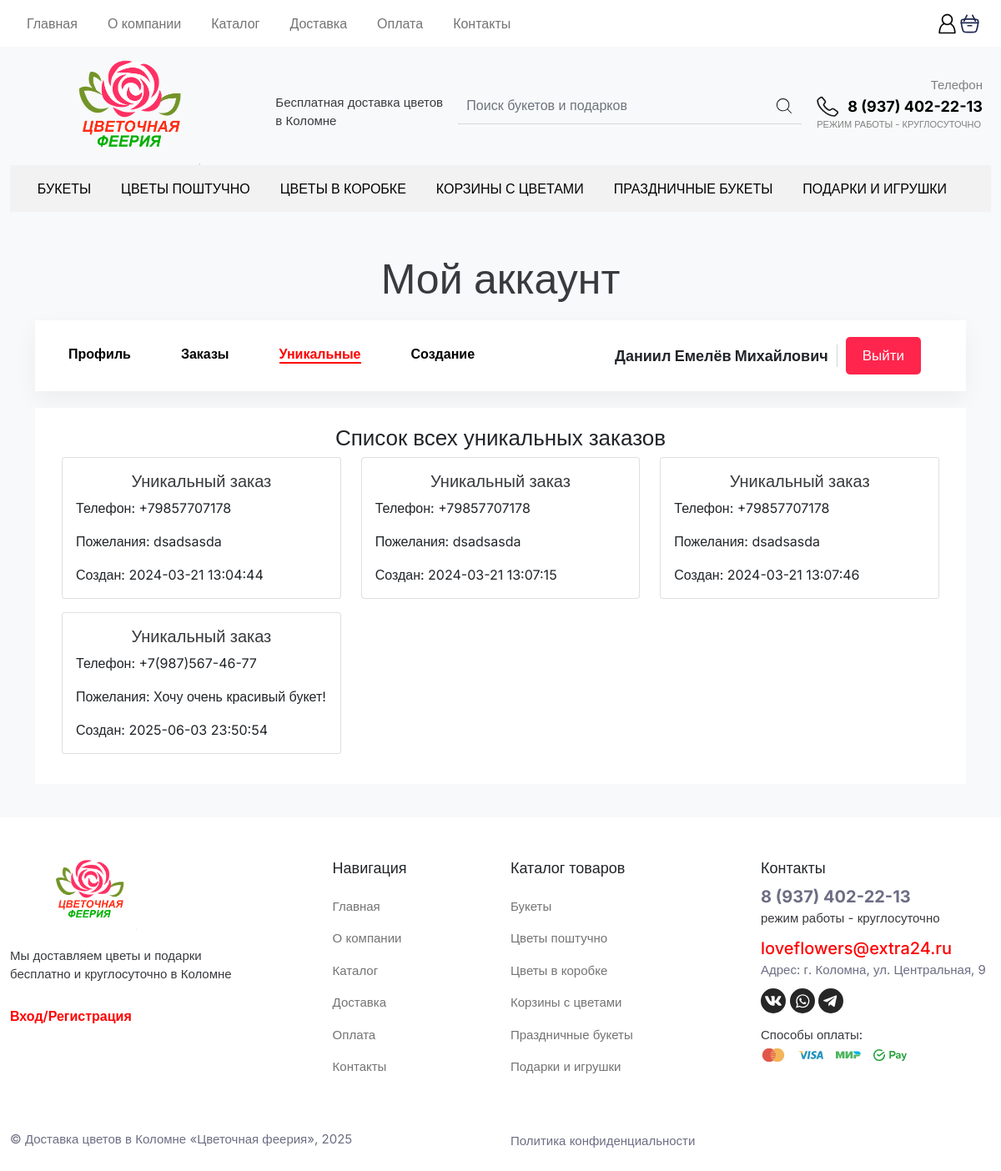
Page /unique_orders.php (signed in) on the committed database.
### tables this page shows
CREATE TABLE `Users` (
  `id` int NOT NULL,
  `Name` varchar(50) NOT NULL,
  `Surname` varchar(50) NOT NULL,
  `Lastname` varchar(50) NOT NULL,
  `email` varchar(100) NOT NULL,
  `password` varchar(100) NOT NULL,
  `role` int NOT NULL
);

CREATE TABLE `unique_orders` (
  `id` int NOT NULL,
  `phone` varchar(20) NOT NULL,
  `wishes` text NOT NULL,
  `created_at` timestamp NULL DEFAULT CURRENT_TIMESTAMP
);

### objects/user.php (called while the page is built, shortened)
<?php
class User
{
    private $conn;
    private $table_name = "Users";
    public $id;
    public function __construct($db)
    {
        $this->conn = $db;
    }
    public function readOne()
    {
        $query = "SELECT name, surname, lastname, email FROM " . $this->table_name . " WHERE id = ? LIMIT 0,1";
        $stmt = $this->conn->prepare($query);
        $stmt->bindParam(1, $this->id);
        $stmt->execute();
        $row = $stmt->fetch(PDO::FETCH_ASSOC);
        $this->name = $row['name'];
        $this->surname = $row['surname'];
        $this->lastname = $row['lastname'];
    }
}
?>

### objects/unique_order.php (called while the page is built, shortened)
<?php
class UniqueOrder
{
    private $conn;
    private $table_name = "unique_orders";
    public function __construct($db)
    {
        $this->conn = $db;
    }
    public function readAll()
    {
        $query = "SELECT * FROM " . $this->table_name;
        $stmt = $this->conn->prepare($query);
        $stmt->execute();
        return $stmt;
    }
}
?>

### read_unique_orders.php (the view, shortened to what this page needs)
<?php
$database = new Database();
$db = $database->getConnection();
include_once "objects/unique_order.php";
$order = new UniqueOrder($db);
$stmt = $order->readAll();
if ($stmt) {
    $num = $stmt->rowCount();
    if ($num > 0) {
        echo "<div class='container'>";
        echo "<div class='row'>";
        while ($row = $stmt->fetch(PDO::FETCH_ASSOC)) {
            extract($row);
            echo "<div class='col-md-6 col-lg-4'>";
            echo "<div class='card mb-3'>";
            echo "<div class='card-body'>";
            echo "<h5 class='card-title'>Уникальный заказ</h5>";
            echo "<p class='card-text'>Телефон: {$phone}</p>";
            echo "<p class='card-text'>Пожелания: {$wishes}</p>";
            echo "<p class='card-text'>Создан: {$created_at}</p>";
            echo "</div>";
            echo "</div>";
            echo "</div>";
        }
        echo "</div>";
        echo "</div>";
    } else {
        echo "<div class='container'>";
        echo "<p class='text-muted'>У вас пока нет уникальных заказов.</p>";
        echo "</div>";
    }
} else {
    echo "Ошибка: Не удалось получить список уникальных заказов.";
}
?>

### unique_orders.php (shortened to what this page needs)
<?php
include_once "objects/user.php";
include_once "objects/orders.php";
$database = new Database();
$db = $database->getConnection();
if (isset($_SESSION['id'])) {
    $user = new User($db);
    $user->id = $_SESSION['id'];
    $user->readOne();
}
?>
<!DOCTYPE html>
<html lang="en">
<head>
    <link rel="stylesheet" href="https://cdn.jsdelivr.net/npm/bootstrap@5.1.3/dist/css/bootstrap.min.css"
>
    <link rel="stylesheet" href="./css/bootstrap.min.css">
</head>
<body>
    <?php include_once "components/header.php" ?>
    <section id="profile" class="bg-light">
        <div class="container">
            <h2 class="max-title">Мой аккаунт</h2>
            <div class="profile-menu">
                <div class="row w-100">
                    <div class="col-lg-6">
                        <div class="profile-left-menu">
                            <nav class="navbar navbar-expand-lg navbar-light">
                                <ul class="navbar-nav flex-row">
                                    <li class="nav-item">
                                        <a class="nav-link-profile" href="admin_profile.php">Профиль</a>
                                    </li>
                                    <li class="nav-item">
                                        <a class="nav-link-profile" href="admin_orders.php">Заказы</a>
                                    </li>
                                    <li class="nav-item">
                                        <a class="nav-link-profile" href="unique_orders.php"
                                            style="color:red; border-bottom:2px solid red;">Уникальные</a>
                                    </li>
                                    <li class="nav-item">
                                        <a class="nav-link-profile" href="create_product.php">Создание</a>
                                    </li>
                                </ul>
                            </nav>
                        </div>
                    </div>
                    <div class="col-lg-6">
                        <div class="profile-right-menu d-flex justify-content-center justify-content-lg-end">
                            <? echo '<div class="user-name">' . $user->name . ' ' . $user->surname . ' ' . $user->lastname . '</div>'; ?>
                            <button class="profile-btn btn btn-danger"
                                onclick="location.href='logout.php'">Выйти</button>
                        </div>
                    </div>
                </div>
            </div>
            <div class="profile-form">
                <h2 class="text-center" style="font-size:26px">Список всех уникальных заказов</h2>
                <?php require_once "read_unique_orders.php"; ?>
            </div>
        </div>
    </section>
    <?php require_once "components/footer.php"; ?>
</body>
</html>

### css/style.css (style rules this page uses)
* { box-sizing: border-box; }
body { font-family: 'Inter', sans-serif !important; line-height: 1.5 !important; }
.navbar { justify-content: space-between !important; }
.nav-item { margin-right: 20px; }
.btn-danger { padding: 15px 20px !important; color: #fff !important; background-color: #ff254c !important; font-size: 15px !important; border: none !important; font-weight: 500 !important; border-radius: 5px !important; margin-right: 10px !important; }
.max-title { text-align: center; font-size: 40px; margin-bottom: 20px; font-weight: 500; color: #383a3e; }
.card-title { text-align: center; font-size: 20px; font-weight: 500; color: #383a3e; }
#profile { padding-top: 40px; padding-bottom: 40px; }
.profile-menu { background-color: #fff; box-shadow: 0 10px 29px 0 rgba(0, 0, 0, .05); padding: 20px; margin-bottom: 20px; display: flex; justify-content: space-between; }
.profile-right-menu { align-items: center; }
.user-name { font-size: 18px; font-weight: 700; border-right: 1px solid #D5D5D5; padding-right: 10px; margin-right: 10px; }
.nav-link-profile { color: #000; font-weight: 700; margin: 0 20px; text-decoration: none; }
.profile-form { background-color: #fff; padding: 20px; }
.profile-btn { padding: 10px 20px !important; background: var(--redcolor); color: #fff !important; font-size: 17px !important; font-weight: 500 !important; border-radius: 5px !important; border: none !important; cursor: pointer !important; }
.max-title { text-align: center; font-size: 50px; margin-bottom: 20px; color: #383A3E; }

### rows in the picture
users: Name "Даниил", Surname "Емелёв", Lastname "Михайлович"
unique_orders: phone "+79857707178", wishes "dsadsasda", created_at "2024-03-21 13:04:44"
unique_orders: phone "+79857707178", wishes "dsadsasda", created_at "2024-03-21 13:07:15"
unique_orders: phone "+79857707178", wishes "dsadsasda", created_at "2024-03-21 13:07:46"
unique_orders: phone "+7(987)567-46-77", wishes "Хочу очень красивый букет!", created_at "2025-06-03 23:50:54"
